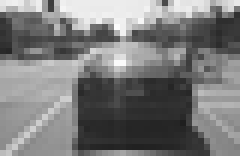
#> input picture hw4 (Viola-Jones, AdaBoost, Haar features)/train/cars/00694df3e3edef5c72af6d687285489e.bmp, 40 x 26 px (shown 6 times larger); its folder holds only this picture in this run
$ python applicator.py train/cars/00694df3e3edef5c72af6d687285489e.bmp   (older library calls are emulated)
#> lines starting #> are read from the running program, lines starting #| are printed output that depends on the picture
### hw4 (Viola-Jones, AdaBoost, Haar features)/learner.py
#!/usr/bin/env python3
from collections import namedtuple
import pickle
import math

import imageio
import numpy as np
import sys
import os


def read_file(fname):
    image = imageio.imread(fname)
#> image is the input picture: shape (26, 40, 3); min 31, max 252, mean 122.3
    assert image.shape == (26, 40, 3)
    return image[:, :, 0].astype(np.int)


# [11 lines left out: function load_data, not called in this run]


def to_integral(img):
    integral = np.cumsum(np.cumsum(img, axis=0), axis=1)
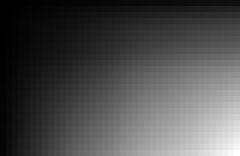
#> integral: shape (26, 40) int64 (shown 6 times larger); min 230, max 127177, mean 38374.4; drawn with min black and max white
    return np.pad(integral, (1, 1), 'constant', constant_values=(0, 0))[:-1, :-1]
#> returned value: shape (27, 41) int64


class Feature:
    # [5 lines left out: function __init__, not called in this run]

    @staticmethod
    def _rect_sum(itg_img, x1, y1, x2, y2):
        return itg_img[y1, x1] + itg_img[y2, x2] - itg_img[y1, x2] - itg_img[y2, x1]

    def apply(self, itg_img):
        pass

    def __str__(self):
        return f'{self.__class__.__name__}(x1={self.x1}, y1={self.y1}, x2={self.x2}, y2={self.y2})'


class HorizontalTwoFeature(Feature):
    def __init__(self, x, y, width, height):
        super().__init__(x, y, width, height)
        self.x_middle = self.x1 + (self.x2 - self.x1) // 2

    def apply(self, itg_img):
        return self._rect_sum(itg_img, self.x1, self.y1, self.x_middle, self.y2) \
               - self._rect_sum(itg_img, self.x_middle, self.y1, self.x2, self.y2)


class VerticalTwoFeature(Feature):
    def __init__(self, x, y, width, height):
        super().__init__(x, y, width, height)
        self.y_middle = self.y1 + (self.y2 - self.y1) // 2

    def apply(self, itg_img):
        return self._rect_sum(itg_img, self.x1, self.y1, self.x2, self.y_middle) \
               - self._rect_sum(itg_img, self.x1, self.y_middle, self.x2, self.y2)


class HorizontalThreeFeature(Feature):
    # [9 lines left out: functions __init__, apply, not called in this run]


class FourFeature(Feature):
    # [10 lines left out: functions __init__, apply, not called in this run]


class WeakClassifier:
    # [5 lines left out: function __init__, not called in this run]

    def apply(self, x):
        return -self.polarity if self.threshold < self.feature.apply(x) else self.polarity

    def __str__(self):
        return f'feature={self.feature}, threshold={self.threshold}, polarity={self.polarity}, alpha={self.alpha}'


ValueRange = namedtuple('ValueRange', ['min', 'max'])
ImageArea = namedtuple('ImageArea', ['left', 'right', 'bottom', 'top'])


# [109 lines left out: functions compute_positions, compute_sizes, generate_features, compute_threshold, create_classifier, ada_boost and 1 more, not called in this run]


# [2 lines that do not run on import are left out]

### hw4 (Viola-Jones, AdaBoost, Haar features)/applicator.py
#!/usr/bin/env python3
import pickle
import sys

import learner
from learner import (WeakClassifier, Feature, HorizontalTwoFeature, VerticalTwoFeature, HorizontalThreeFeature,
                     FourFeature)


def run():
    model = sys.argv[-2]
    fname = sys.argv[-1]

    img = learner.read_file(fname)
    x = learner.to_integral(img)

#> (the run stopped early here; a loop or call above may not have finished)

$ run again, on hw4 (Viola-Jones, AdaBoost, Haar features)/train/cars/0a988cae918ff22a0010956a6c307e99.bmp
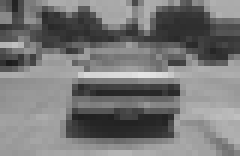
#> input picture hw4 (Viola-Jones, AdaBoost, Haar features)/train/cars/0a988cae918ff22a0010956a6c307e99.bmp, 40 x 26 px (shown 6 times larger)
#> in read_file, image is the input picture: shape (26, 40, 3); min 28, max 229, mean 119.6
#> in to_integral, `integral = np.cumsum(np.cumsum(img, axis=0), axis=1)`:
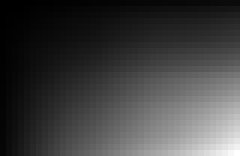
#> integral: shape (26, 40) int64 (shown 6 times larger); min 91, max 124423, mean 31333.4; drawn with min black and max white

$ run again, on hw4 (Viola-Jones, AdaBoost, Haar features)/train/cars/0f349ee6d5451a9e93674576a1d4b35e.bmp
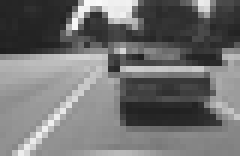
#> input picture hw4 (Viola-Jones, AdaBoost, Haar features)/train/cars/0f349ee6d5451a9e93674576a1d4b35e.bmp, 40 x 26 px (shown 6 times larger)
#> in read_file, image is the input picture: shape (26, 40, 3); min 30, max 249, mean 113.2
#> in to_integral, `integral = np.cumsum(np.cumsum(img, axis=0), axis=1)`:
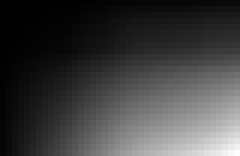
#> integral: shape (26, 40) int64 (shown 6 times larger); min 38, max 117731, mean 29275.4; drawn with min black and max white
